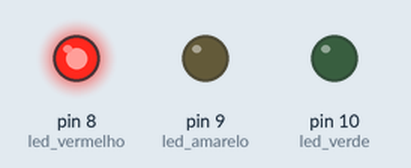
The sketch below on a simulated Arduino Uno, built with avr-gcc and run on an emulated ATmega328P. Shown: output pins drawn as LEDs (lit = HIGH).

Above: at 3.5 s.
At 10.5 s:
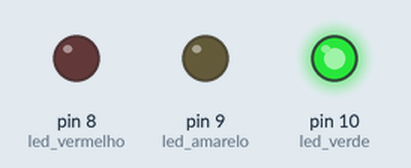
At 15.0 s:
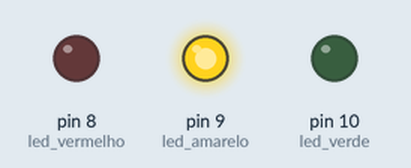
Timing chart, 0 to 20.8 s (numbered marks = the images above):
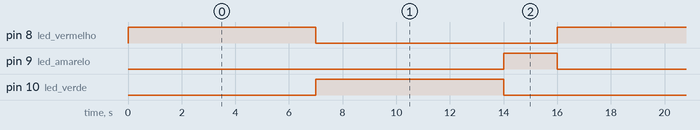

The sketch:

aula04-semaforo.ino
```cpp
#define led_vermelho 8
#define led_amarelo 9
#define led_verde 10

void setup()
{
  pinMode(led_vermelho,OUTPUT);
    pinMode(led_amarelo,OUTPUT);
    pinMode(led_verde,OUTPUT);
}
void loop()
{
  digitalWrite(led_vermelho,HIGH);
    digitalWrite(led_amarelo,LOW);
    digitalWrite(led_verde,LOW);
    delay(7000);
    digitalWrite(led_vermelho,LOW);
    digitalWrite(led_amarelo,LOW);
    digitalWrite(led_verde,HIGH);
    delay(7000);
    digitalWrite(led_vermelho,LOW);
    digitalWrite(led_amarelo,HIGH);
    digitalWrite(led_verde,LOW);
    delay(2000);

}
```

Measured:
- by itself, pin 8 (led_vermelho), pin 10 (led_verde): alternates HIGH for 7.0 s and LOW for 9.0 s
- by itself, pin 9 (led_amarelo): alternates HIGH for 2.0 s and LOW for 14.0 s
- by itself, everything shown: repeats every 16.0 s, in 3 steps
